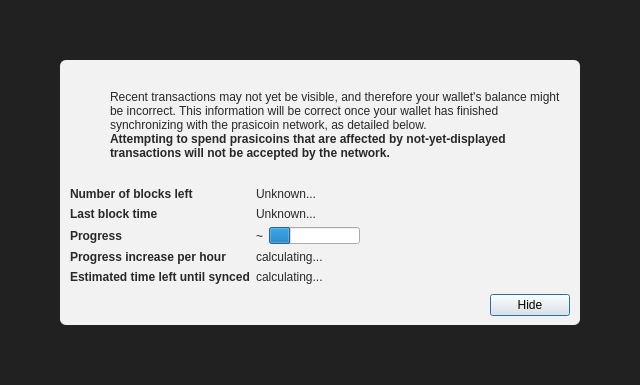
<?xml version="1.0" encoding="UTF-8"?>
<ui version="4.0">
 <class>ModalOverlay</class>
 <widget class="ModalOverlay" name="ModalOverlay">
  <property name="geometry">
   <rect>
    <x>0</x>
    <y>0</y>
    <width>640</width>
    <height>385</height>
   </rect>
  </property>
  <property name="windowTitle">
   <string>Form</string>
  </property>
  <layout class="QVBoxLayout" name="verticalLayout" stretch="0">
   <property name="sizeConstraint">
    <enum>QLayout::SetDefaultConstraint</enum>
   </property>
   <property name="leftMargin">
    <number>0</number>
   </property>
   <property name="topMargin">
    <number>0</number>
   </property>
   <property name="rightMargin">
    <number>0</number>
   </property>
   <property name="bottomMargin">
    <number>0</number>
   </property>
   <item>
    <widget class="QWidget" name="bgWidget" native="true">
     <property name="styleSheet">
      <string notr="true">#bgWidget { background: rgba(0,0,0,220); }</string>
     </property>
     <layout class="QVBoxLayout" name="verticalLayoutMain" stretch="1">
      <property name="leftMargin">
       <number>60</number>
      </property>
      <property name="topMargin">
       <number>60</number>
      </property>
      <property name="rightMargin">
       <number>60</number>
      </property>
      <property name="bottomMargin">
       <number>60</number>
      </property>
      <item>
       <widget class="QWidget" name="contentWidget" native="true">
        <property name="styleSheet">
         <string notr="true">#contentWidget { background: rgba(255,255,255,240); border-radius: 6px; }

QLabel { color: rgb(40,40,40);  }</string>
        </property>
        <layout class="QVBoxLayout" name="verticalLayoutSub" stretch="1,0,0,0">
         <property name="spacing">
          <number>0</number>
         </property>
         <property name="leftMargin">
          <number>10</number>
         </property>
         <property name="topMargin">
          <number>10</number>
         </property>
         <property name="rightMargin">
          <number>10</number>
         </property>
         <property name="bottomMargin">
          <number>10</number>
         </property>
         <item>
          <layout class="QHBoxLayout" name="horizontalLayoutIconText" stretch="0,1">
           <property name="topMargin">
            <number>20</number>
           </property>
           <item>
            <layout class="QVBoxLayout" name="verticalLayoutIcon">
             <property name="leftMargin">
              <number>0</number>
             </property>
             <item>
              <widget class="QPushButton" name="warningIcon">
               <property name="enabled">
                <bool>false</bool>
               </property>
               <property name="text">
                <string/>
               </property>
               <property name="icon">
                <iconset>
                 <normaloff>:/icons/warning</normaloff>
                 <disabledoff>:/icons/warning</disabledoff>:/icons/warning</iconset>
               </property>
               <property name="iconSize">
                <size>
                 <width>48</width>
                 <height>48</height>
                </size>
               </property>
               <property name="flat">
                <bool>true</bool>
               </property>
              </widget>
             </item>
             <item>
              <spacer name="verticalSpacerWarningIcon">
               <property name="orientation">
                <enum>Qt::Vertical</enum>
               </property>
               <property name="sizeHint" stdset="0">
                <size>
                 <width>20</width>
                 <height>40</height>
                </size>
               </property>
              </spacer>
             </item>
            </layout>
           </item>
           <item>
            <layout class="QVBoxLayout" name="verticalLayoutInfoText">
             <property name="leftMargin">
              <number>0</number>
             </property>
             <property name="topMargin">
              <number>0</number>
             </property>
             <item>
              <widget class="QLabel" name="infoText">
               <property name="text">
                <string>Recent transactions may not yet be visible, and therefore your wallet's balance might be incorrect. This information will be correct once your wallet has finished synchronizing with the prasicoin network, as detailed below.</string>
               </property>
               <property name="textFormat">
                <enum>Qt::RichText</enum>
               </property>
               <property name="wordWrap">
                <bool>true</bool>
               </property>
              </widget>
             </item>
             <item>
              <widget class="QLabel" name="infoTextStrong">
               <property name="font">
                <font>
                 <weight>75</weight>
                 <bold>true</bold>
                </font>
               </property>
               <property name="text">
                <string>Attempting to spend prasicoins that are affected by not-yet-displayed transactions will not be accepted by the network.</string>
               </property>
               <property name="textFormat">
                <enum>Qt::RichText</enum>
               </property>
               <property name="wordWrap">
                <bool>true</bool>
               </property>
              </widget>
             </item>
             <item>
              <spacer name="verticalSpacerInTextSpace">
               <property name="orientation">
                <enum>Qt::Vertical</enum>
               </property>
               <property name="sizeHint" stdset="0">
                <size>
                 <width>20</width>
                 <height>40</height>
                </size>
               </property>
              </spacer>
             </item>
            </layout>
           </item>
          </layout>
         </item>
         <item>
          <spacer name="verticalSpacerAfterText">
           <property name="orientation">
            <enum>Qt::Vertical</enum>
           </property>
           <property name="sizeHint" stdset="0">
            <size>
             <width>20</width>
             <height>40</height>
            </size>
           </property>
          </spacer>
         </item>
         <item>
          <layout class="QFormLayout" name="formLayout">
           <property name="fieldGrowthPolicy">
            <enum>QFormLayout::FieldsStayAtSizeHint</enum>
           </property>
           <property name="horizontalSpacing">
            <number>6</number>
           </property>
           <property name="verticalSpacing">
            <number>6</number>
           </property>
           <property name="topMargin">
            <number>10</number>
           </property>
           <item row="0" column="0">
            <widget class="QLabel" name="labelNumberOfBlocksLeft">
             <property name="font">
              <font>
               <weight>75</weight>
               <bold>true</bold>
              </font>
             </property>
             <property name="text">
              <string>Number of blocks left</string>
             </property>
            </widget>
           </item>
           <item row="0" column="1">
            <widget class="QLabel" name="numberOfBlocksLeft">
             <property name="text">
              <string>Unknown...</string>
             </property>
            </widget>
           </item>
           <item row="1" column="0">
            <widget class="QLabel" name="labelLastBlockTime">
             <property name="font">
              <font>
               <weight>75</weight>
               <bold>true</bold>
              </font>
             </property>
             <property name="text">
              <string>Last block time</string>
             </property>
            </widget>
           </item>
           <item row="1" column="1">
            <widget class="QLabel" name="newestBlockDate">
             <property name="sizePolicy">
              <sizepolicy hsizetype="Maximum" vsizetype="Preferred">
               <horstretch>0</horstretch>
               <verstretch>0</verstretch>
              </sizepolicy>
             </property>
             <property name="text">
              <string>Unknown...</string>
             </property>
            </widget>
           </item>
           <item row="2" column="0">
            <widget class="QLabel" name="labelSyncDone">
             <property name="font">
              <font>
               <weight>75</weight>
               <bold>true</bold>
              </font>
             </property>
             <property name="text">
              <string>Progress</string>
             </property>
            </widget>
           </item>
           <item row="2" column="1">
            <layout class="QHBoxLayout" name="horizontalLayoutSync" stretch="0,1">
             <item>
              <widget class="QLabel" name="percentageProgress">
               <property name="text">
                <string notr="true">~</string>
               </property>
              </widget>
             </item>
             <item>
              <widget class="QProgressBar" name="progressBar">
               <property name="value">
                <number>24</number>
               </property>
               <property name="format">
                <string/>
               </property>
              </widget>
             </item>
            </layout>
           </item>
           <item row="4" column="0">
            <widget class="QLabel" name="labelProgressIncrease">
             <property name="font">
              <font>
               <weight>75</weight>
               <bold>true</bold>
              </font>
             </property>
             <property name="text">
              <string>Progress increase per hour</string>
             </property>
            </widget>
           </item>
           <item row="4" column="1">
            <widget class="QLabel" name="progressIncreasePerH">
             <property name="text">
              <string>calculating...</string>
             </property>
            </widget>
           </item>
           <item row="5" column="0">
            <widget class="QLabel" name="labelEstimatedTimeLeft">
             <property name="font">
              <font>
               <weight>75</weight>
               <bold>true</bold>
              </font>
             </property>
             <property name="text">
              <string>Estimated time left until synced</string>
             </property>
            </widget>
           </item>
           <item row="5" column="1">
            <widget class="QLabel" name="expectedTimeLeft">
             <property name="text">
              <string>calculating...</string>
             </property>
            </widget>
           </item>
          </layout>
         </item>
         <item>
          <layout class="QHBoxLayout" name="horizontalLayoutButtons">
           <property name="leftMargin">
            <number>10</number>
           </property>
           <property name="topMargin">
            <number>10</number>
           </property>
           <item>
            <spacer name="horizontalSpacer">
             <property name="orientation">
              <enum>Qt::Horizontal</enum>
             </property>
             <property name="sizeHint" stdset="0">
              <size>
               <width>40</width>
               <height>20</height>
              </size>
             </property>
            </spacer>
           </item>
           <item>
            <widget class="QPushButton" name="closeButton">
             <property name="text">
              <string>Hide</string>
             </property>
             <property name="focusPolicy">
              <enum>Qt::StrongFocus</enum>
             </property>
             <property name="default">
              <bool>true</bool>
             </property>
            </widget>
           </item>
          </layout>
         </item>
        </layout>
       </widget>
      </item>
     </layout>
    </widget>
   </item>
  </layout>
 </widget>
 <customwidgets>
  <customwidget>
   <class>ModalOverlay</class>
   <extends>QWidget</extends>
   <header>qt/modaloverlay.h</header>
   <container>1</container>
  </customwidget>
 </customwidgets>
 <resources/>
 <connections/>
</ui>
